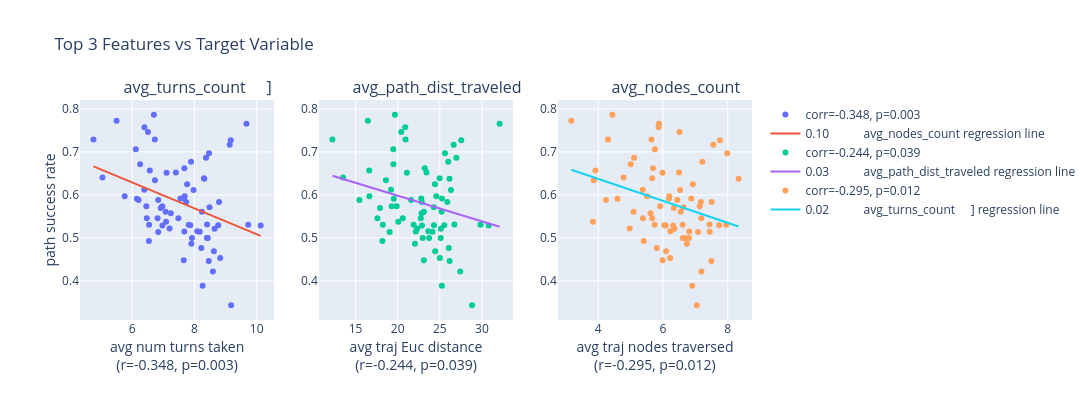

This figure's notebook cell:
### Markdown cell above
#### Baseline Static Features

### Code cell
baseline_feature_str = """static_baseline_features = [
        euclid_distance, 
        path_distance, 
        num_nodes, 
        avg_path_dist_traveled, 
        avg_nodes_count, 
        avg_turns_count
    ]"""
run_evaluate_regression(static_features, accs, feature_str=baseline_feature_str, axes=["avg num turns taken", "avg traj Euc distance", "avg traj nodes traversed"])
# get_correlation_p_values(static_features, accs)
